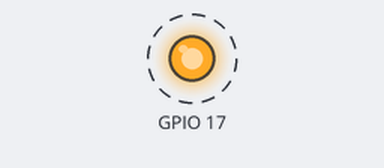
Simulated run of this program. Board: Raspberry Pi (BCM pin numbers). Parts: output pins drawn as LEDs (lit = HIGH). Dashed ring = blinking.

Above: at 0.5 s.
Timing chart, 0 to 4.6 s (numbered marks = the images above):
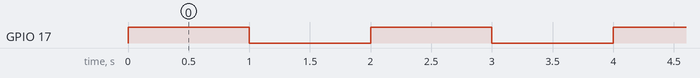

Measured:
- by itself, GPIO 17: alternates HIGH for 1.0 s and LOW for 1.0 s

The program:

blink1.py
```python
#!/usr/bin/python

import RPi.GPIO as GPIO
from time import sleep

GPIO.setmode(GPIO.BCM)
GPIO.setup(17,GPIO.OUT)

while True:
    GPIO.output(17,True)
    sleep(1.0)
    GPIO.output(17,False)
    sleep(1.0)
```
